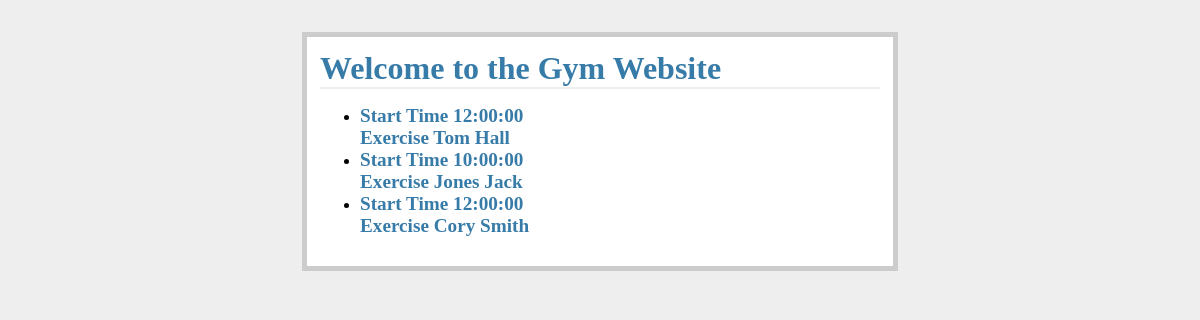
The page / on the database its author committed.
### tables this page shows
CREATE TABLE Class (classId INTEGER  PRIMARY KEY AUTOINCREMENT, instructorID int NOT NULL, startTime time,duration int, exerciseID int NOT NULL ,  buildingName Varchar(20) NOT NULL,roomID int NOT NULL,FOREIGN KEY(instructorID) REFERENCES Instructor(id), FOREIGN KEY(exerciseID) REFERENCES Exercise(id), FOREIGN KEY(roomID) REFERENCES Room(roomId), FOREIGN KEY(buildingName) REFERENCES Room(buildingName));

CREATE TABLE Instructor(id INTEGER  PRIMARY KEY AUTOINCREMENT, name varchar(20));

### gym.py (the view)
@app.route('/')
def get_classes():
    classId = (1,)
    db = get_db()
    c = db.cursor()
    cur =  db.execute("select c.buildingName, c.startTime, i.id,i.name from Instructor i join Class c on i.id = c.instructorID join  Exercise e on c.classId=e.id")
    classes = cur.fetchall()
    curClassSize = db.execute("select count(*) from Enrolled e where classId =?",classId)
    classSize = curClassSize.fetchone()[0]
    print(classSize)
    return render_template("show_classes.html", classes =  classes)

### gym.py (called while the page is built)
def connect_db():
    rv = sqlite3.connect(app.config["DATABASE"])
    rv.row_factory = sqlite3.Row
    return rv

def get_db():
    if not hasattr(g, 'sqlite_db'):
        g.sqlite_db = connect_db()
    return g.sqlite_db

### templates/show_classes.html (shortened to what this page needs)
{% extends "layout.html" %}
{% block body %}
  <ul class="classes">
  {% for class in classes %}
    <li><h2>Start Time {{class.startTime}}</h2>
        <h2>Exercise {{class.name}}</h2>
  {% else %}
    <li><em>Unbelievable.  No classes here so far</em>
  {% endfor %}
  </ul>
{% endblock %}

### static/style.css (style rules this page uses)
a, h1, h2 { color: #377ba8; }
h1, h2 { font-family: 'Georgia', serif; margin: 0; }
h2 { font-size: 1.2em; }

### rows shown on the page
Class: startTime "12:00:00", name "Tom Hall"
Class: startTime "10:00:00", name "Jones Jack"
Class: startTime "12:00:00", name "Cory Smith"
